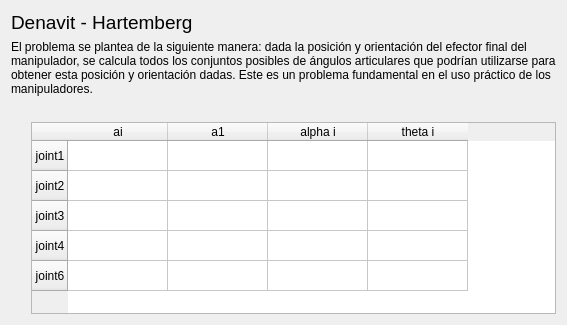
            <widget class="QWidget" name="tab_4">
             <attribute name="title">
              <string>DENAVITH HATEMEBERG</string>
             </attribute>
             <layout class="QGridLayout" name="gridLayout_7">
              <item row="0" column="0">
               <layout class="QGridLayout" name="gridLayout_21">
                <item row="0" column="0">
                 <widget class="QLabel" name="label_50">
                  <property name="font">
                   <font>
                    <family>Ubuntu</family>
                    <pointsize>14</pointsize>
                   </font>
                  </property>
                  <property name="text">
                   <string>Denavit - Hartemberg</string>
                  </property>
                 </widget>
                </item>
                <item row="4" column="0">
                 <layout class="QGridLayout" name="gridLayout_22">
                  <item row="0" column="1">
                   <widget class="QTableWidget" name="tableWidget">
                    <row>
                     <property name="text">
                      <string>joint1</string>
                     </property>
                     <property name="textAlignment">
                      <set>AlignCenter</set>
                     </property>
                    </row>
                    <row>
                     <property name="text">
                      <string>joint2</string>
                     </property>
                     <property name="textAlignment">
                      <set>AlignCenter</set>
                     </property>
                    </row>
                    <row>
                     <property name="text">
                      <string>joint3</string>
                     </property>
                     <property name="textAlignment">
                      <set>AlignCenter</set>
                     </property>
                    </row>
                    <row>
                     <property name="text">
                      <string>joint4</string>
                     </property>
                     <property name="textAlignment">
                      <set>AlignCenter</set>
                     </property>
                    </row>
                    <row>
                     <property name="text">
                      <string>joint6</string>
                     </property>
                     <property name="textAlignment">
                      <set>AlignCenter</set>
                     </property>
                    </row>
                    <column>
                     <property name="text">
                      <string>ai</string>
                     </property>
                     <property name="textAlignment">
                      <set>AlignCenter</set>
                     </property>
                    </column>
                    <column>
                     <property name="text">
                      <string>a1</string>
                     </property>
                     <property name="textAlignment">
                      <set>AlignCenter</set>
                     </property>
                    </column>
                    <column>
                     <property name="text">
                      <string>alpha i</string>
                     </property>
                     <property name="textAlignment">
                      <set>AlignCenter</set>
                     </property>
                    </column>
                    <column>
                     <property name="text">
                      <string>theta i</string>
                     </property>
                     <property name="textAlignment">
                      <set>AlignCenter</set>
                     </property>
                    </column>
                    <item row="0" column="0">
                     <property name="text">
                      <string/>
                     </property>
                     <property name="textAlignment">
                      <set>AlignCenter</set>
                     </property>
                    </item>
                    <item row="0" column="1">
                     <property name="text">
                      <string/>
                     </property>
                    </item>
                    <item row="1" column="0">
                     <property name="textAlignment">
                      <set>AlignLeading|AlignVCenter</set>
                     </property>
                    </item>
                    <item row="4" column="3">
                     <property name="text">
                      <string/>
                     </property>
                    </item>
                   </widget>
                  </item>
                  <item row="0" column="0">
                   <spacer name="verticalSpacer">
                    <property name="orientation">
                     <enum>Qt::Vertical</enum>
                    </property>
                    <property name="sizeHint" stdset="0">
                     <size>
                      <width>20</width>
                      <height>40</height>
                     </size>
                    </property>
                   </spacer>
                  </item>
                 </layout>
                </item>
                <item row="3" column="0">
                 <spacer name="horizontalSpacer">
                  <property name="orientation">
                   <enum>Qt::Horizontal</enum>
                  </property>
                  <property name="sizeHint" stdset="0">
                   <size>
                    <width>40</width>
                    <height>20</height>
                   </size>
                  </property>
                 </spacer>
                </item>
                <item row="2" column="0">
                 <widget class="QLabel" name="label_51">
                  <property name="text">
                   <string>El problema se plantea de la siguiente manera: dada la posición y orientación del efector final del manipulador, se calcula todos los conjuntos posibles de ángulos articulares que podrían utilizarse para obtener esta posición y orientación dadas. Este es un problema fundamental en el uso práctico de los manipuladores. </string>
                  </property>
                  <property name="wordWrap">
                   <bool>true</bool>
                  </property>
                 </widget>
                </item>
               </layout>
              </item>
             </layout>
            </widget>
